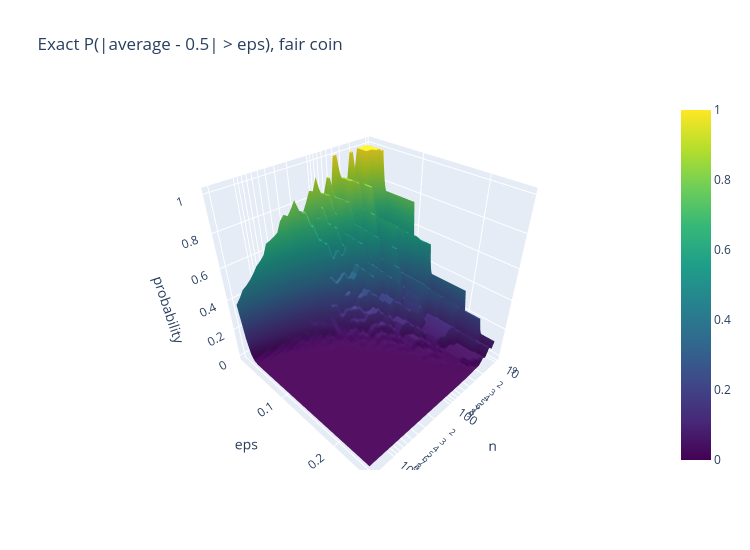

The code cell stored with this chart in its notebook:
### Markdown cell above
### 8.4 Interactive Plotly version of 8.1
Rotate and hover over the surface to read the exact probability for any $(n,\varepsilon)$.

### Code cell
fig = go.Figure(go.Surface(x=n_grid, y=eps_grid, z=Z_exact, colorscale="Viridis"))
fig.update_layout(title="Exact P(|average - 0.5| > eps), fair coin", width=750, height=550,
                  scene=dict(xaxis_title="n", yaxis_title="eps", zaxis_title="probability", xaxis_type="log"))
fig.show()

### Figure 1 — Plotly figure (JSON) as saved in the notebook; plotly's stock layout.template omitted (floating-point values rounded to 4 significant figures; data arrays with more than 128 entries replaced by an {"elided": "..."} marker saying what was removed)
{"data": [{"colorscale": [[0.0, "#440154"], [0.1111, "#482878"], [0.2222, "#3e4989"], [0.3333, "#31688e"], [0.4444, "#26828e"], [0.5556, "#1f9e89"], [0.6667, "#35b779"], [0.7778, "#6ece58"], [0.8889, "#b5de2b"], [1.0, "#fde725"]], "type": "surface", "x": [10, 11, 13, 15, 17, 20, 23, 26, 30, 34, 39, 45, 51, 58, 67, 77, 88, 101, 115, 132, 151, 173, 198, 227, 260, 298, 341, 391, 448, 513, 588, 673, 771, 883, 1012, 1159, 1328, 1521, 1742, 1995], "y": [0.01, 0.01615, 0.02231, 0.02846, 0.03462, 0.04077, 0.04692, 0.05308, 0.05923, 0.06538, 0.07154, 0.07769, 0.08385, 0.09, 0.09615, 0.1023, 0.1085, 0.1146, 0.1208, 0.1269, 0.1331, 0.1392, 0.1454, 0.1515, 0.1577, 0.1638, 0.17, 0.1762, 0.1823, 0.1885, 0.1946, 0.2008, 0.2069, 0.2131, 0.2192, 0.2254, 0.2315, 0.2377, 0.2438, 0.25], "z": {"elided": "40x40 float values"}}], "layout": {"height": 550, "scene": {"xaxis": {"title": {"text": "n"}, "type": "log"}, "yaxis": {"title": {"text": "eps"}}, "zaxis": {"title": {"text": "probability"}}}, "title": {"text": "Exact P(|average - 0.5| > eps), fair coin"}, "width": 750}}
